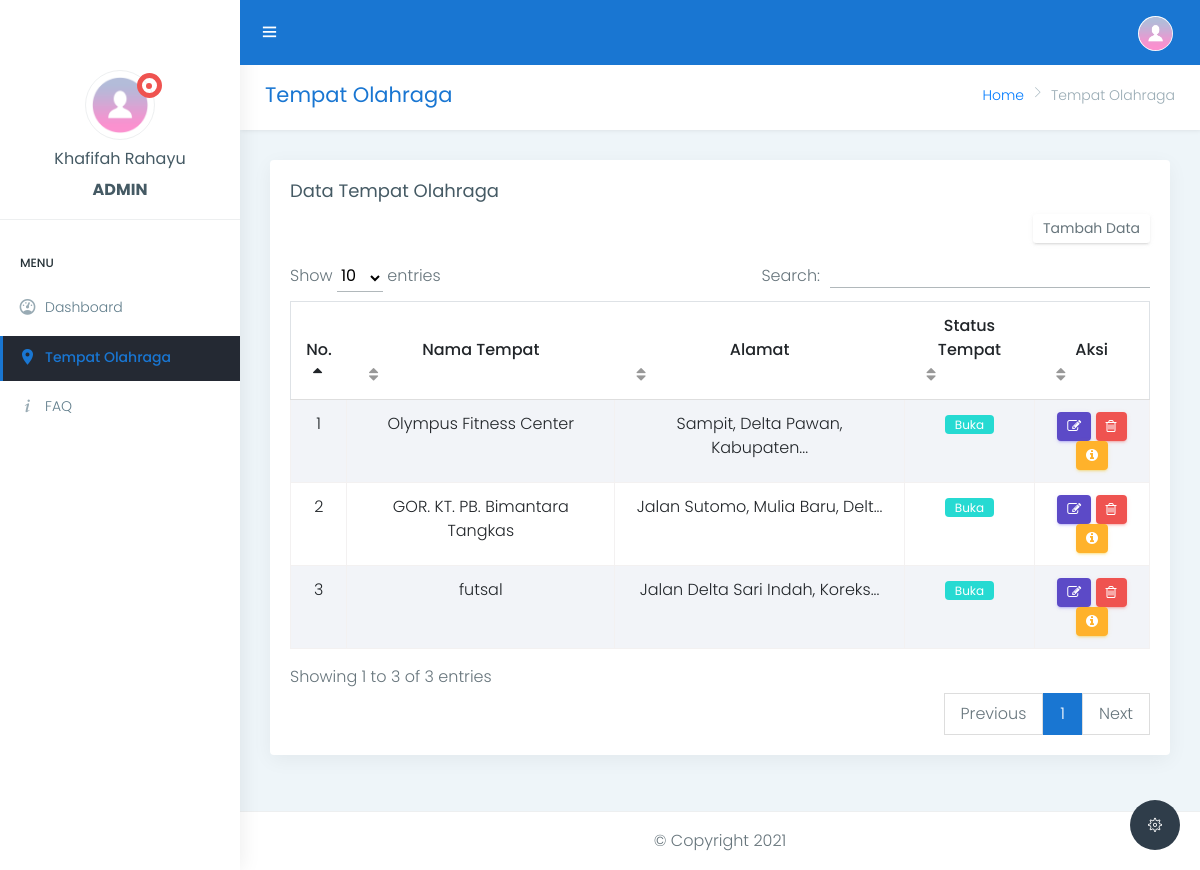
Screenshot of /pemilik_tempat/app.php?page=tempat_olahraga/index (signed in) with the database file from the repository.
### tables this page shows
CREATE TABLE `pemilik_tempat` (
  `id_pemilik` int(11) NOT NULL,
  `nama_lengkap` varchar(50) NOT NULL,
  `email` varchar(50) NOT NULL,
  `username` varchar(50) NOT NULL,
  `password` varchar(50) NOT NULL,
  `foto` varchar(500) NOT NULL,
  `status_akun` varchar(50) NOT NULL
);

CREATE TABLE `tempat_olahraga` (
  `id_tempat` int(11) NOT NULL,
  `kode_tempat` char(11) NOT NULL,
  `id_pemilik` int(11) NOT NULL,
  `nama_tempat` varchar(50) NOT NULL,
  `kategori_tempat` varchar(50) NOT NULL,
  `nomor_telepon` char(13) NOT NULL,
  `alamat_tempat` longtext NOT NULL,
  `layanan_tempat` longtext NOT NULL,
  `jadwal` longtext NOT NULL,
  `deskripsi_tempat` longtext NOT NULL,
  `latitude` varchar(13) NOT NULL,
  `longitude` varchar(13) NOT NULL,
  `status_tempat` varchar(50) NOT NULL
);

### pemilik_tempat/tempat_olahraga/index.php (the view, shortened to what this page needs)
<div class="row page-titles">
    <div class="col-md-5 align-self-center">
        <h3 class="text-themecolor">Tempat Olahraga</h3>
    </div>
    <div class="col-md-7 align-self-center">
        <ol class="breadcrumb">
            <li class="breadcrumb-item"><a href="javascript:void(0)">Home</a></li>
            <li class="breadcrumb-item active">Tempat Olahraga</li>
        </ol>
    </div>
    <div>
        <button class="right-side-toggle waves-effect waves-light btn-inverse btn btn-circle btn-sm pull-right m-l-10"><i class="ti-settings text-white"></i></button>
    </div>
</div>
<div class="container-fluid">
    <div class="card">
        <div class="card-body">
            <h4 class="card-title">Data Tempat Olahraga</h4>
            <div class="header">
                <a href="?page=tempat_olahraga/tambah" class="btn btn-sm btn-secondary pull-right">Tambah Data</a>
            </div>
            <div class="table-responsive m-t-40">
                <table id="myTable" class="table table-bordered table-striped">
                    <thead>
                        <tr>
                            <th><center>No.</center></th>
                            <th><center>Nama Tempat</center></th>
                            <th><center>Alamat</center></th>
                            <th><center>Status Tempat</center></th>
                            <th><center>Aksi</center></th>
                        </tr>
                    </thead>
                    <tbody>
                        <?php
                         $no = 1;
                         $my = mysqli_query($koneksi, "SELECT * FROM tempat_olahraga JOIN pemilik_tempat ON tempat_olahraga.id_pemilik=pemilik_tempat.id_pemilik WHERE pemilik_tempat.id_pemilik='$_SESSION[id_pemilik]'");
                         while ($data = mysqli_fetch_array($my)) {
                        $karakter = 30;
                        $cetak = substr($data['alamat_tempat'], 0, $karakter);
                          ?>
                          <tr>
                            <td><center><?php echo $no++ ?></center></td>
                            <td><center><?php echo $data['nama_tempat'] ?></center></td>
                            <td><center><?php echo $cetak ?>...</center></td>
                             <td>
                                <center>
                              <?php
                                  if ($data['status_tempat']=='Buka'){
                                   echo "
                                   <a href='#konfirmasiTutup$data[kode_tempat]' data-toggle='modal'>
                                   <span class='label label-success'>Buka</span>
                                   </a>
                                   ";
                               }else if ($data['status_tempat']=='Tutup'){
                                  echo "
                                  <a href='#konfirmasiBuka$data[kode_tempat]' data-toggle='modal'>
                                  <span class='label label-danger'>Tutup</span>
                                  </a>
                                  ";
                              }
                              ?>
                              </center>
                             </td>
                            <td>
                               <center>
                                <a href="?page=tempat_olahraga/edit&kode_tempat=<?php echo $data['kode_tempat'] ?>" class="btn btn-primary">
                                   <i class="fa fa-edit"></i>
                                </a>
                                <a href="?page=tempat_olahraga/hapus&kode_tempat=<?php echo $data['kode_tempat'] ?>" class="btn btn-danger" onclick="return confirm('Yakin ingin menghapus data ini ?!');">
                                    <i class="fa fa-trash-o"></i>
                                </a>
                                <a href="?page=tempat_olahraga/detail&kode=<?php echo $data['kode_tempat'] ?>" class="btn btn-warning" >
                                    <i class="fa fa-info-circle"></i>
                                </a>
                            </center>
                        </td>
                    </tr>
                    <?php } ?>
                    </tbody>
                </table>
            </div>
        </div>
    </div>
</div>

### pemilik_tempat/app.php (shortened to what this page needs)
<?php
if(!isset($_SESSION['id_pemilik'])){
  echo '<script language="javascript">
  alert ("Maaf, Anda belum login silahkan login terlebih dahulu.");
  window.location="index.php";
     </script>';
   }else{
    include '../koneksi.php';
    $id = $_SESSION['id_pemilik'];
    $sqlll = mysqli_query($koneksi, "SELECT * FROM pemilik_tempat WHERE id_pemilik='$id'");
    $pemilik = mysqli_fetch_array($sqlll);
    $nama = $pemilik['nama_lengkap'];
    $foto = $pemilik['foto'];
    ?>
<!DOCTYPE html>
<html lang="en">
<head>
    <link href="assets/plugins/bootstrap/css/bootstrap.min.css" rel="stylesheet">
    <link href="assets/plugins/select2/dist/css/select2.min.css" rel="stylesheet" type="text/css" />
    <link href="assets/plugins/bootstrap-select/bootstrap-select.min.css" rel="stylesheet" />
    <link href="assets/plugins/morrisjs/morris.css" rel="stylesheet">
    <link href="assets/plugins/summernote/dist/summernote.css" rel="stylesheet" />
    <link href="css/style.css" rel="stylesheet">
    <link href="../admin/css/map.css" rel="stylesheet">
    <link href="css/colors/blue.css" id="theme" rel="stylesheet">
    <link rel="stylesheet" type="text/css" href="assets/plugins/Owl/dist/assets/owl.carousel.css">
    <link rel="stylesheet" href="assets/plugins/slick/slick.css">
    <link rel="stylesheet" href="assets/plugins/slick/custom-slick.css">
    <link rel="stylesheet" type="text/css" href="../admin/assets/plugins/slick/slick-theme.css"/>
    <link rel="stylesheet" type="text/css" href="//cdn.jsdelivr.net/npm/slick-carousel@1.8.1/slick/slick.css"/>
</head>
<body class="fix-header fix-sidebar card-no-border">
    <div id="main-wrapper">
        <header class="topbar">
            <nav class="navbar top-navbar navbar-expand-md navbar-light">
                <div class="navbar-header">
                    <a class="navbar-brand" href="#" style="color: #FFF;padding: 10px 0">
                        <span style="font-weight: bold;">SIGIPTO</span>
                        </a>
                </div>
                <div class="navbar-collapse">
                    <ul class="navbar-nav mr-auto mt-md-0">
                        <li class="nav-item m-l-10"> <a class="nav-link sidebartoggler hidden-sm-down text-muted waves-effect waves-dark" href="javascript:void(0)"><i class="ti-menu"></i></a> </li>
                    </ul>
                    <ul class="navbar-nav my-lg-0">
                        <li class="nav-item dropdown">
                            <a class="nav-link dropdown-toggle text-muted waves-effect waves-dark" href="" data-toggle="dropdown" aria-haspopup="true" aria-expanded="false">
                                <?php
                                if ($foto=='') {?>
                                    <img src="../admin/pemilik_tempat/foto_pemilik/icon.png" class="profile-pic" />
                                <?php }else{?>
                                    <img src="../admin/pemilik_tempat/foto_pemilik/<?php echo $foto; ?>" class="profile-pic" />
                                <?php } ?>
                            </a>
                        </li>
                    </ul>
                </div>
            </nav>
        </header>
        <aside class="left-sidebar">
            <div class="scroll-sidebar">
                <div class="user-profile">
                    <div class="profile-img">
                        <?php
                        if ($foto=='') {?>
                            <img src="../admin/pemilik_tempat/foto_pemilik/icon.png" alt="user" style="width: 100%;height: 70px;" />
                        <?php }else{?>
                            <img src="../admin/pemilik_tempat/foto_pemilik/<?php echo $foto; ?>" alt="user" style="width: 100%;height: 70px;"/>
                        <?php } ?>
                        <div class="notify setpos"> <span class="heartbit"></span> <span class="point"></span> </div>
                    </div>
                    <div class="profile-text">
                        <h5><?php echo $nama ?></h5>
                    </div>
                    <h5><center style="font-weight: bold;">ADMIN</center></h5>
                </div>
                <nav class="sidebar-nav">
                    <ul id="sidebarnav">
                        <li class="nav-devider"></li>
                        <li class="nav-small-cap">MENU</li>
                        <li><a class="waves-effect waves-dark <?php if($_GET['page']==''){echo 'active';} ?>" href="app.php" aria-expanded="false"><i class="mdi mdi-gauge"></i><span class="hide-menu">Dashboard</span></a>
                        </li>
                        <li><a class="waves-effect waves-dark <?php if($_GET['page']=='tempat_olahraga/index' || $_GET['page']=='tempat_olahraga/tambah' || $_GET['page']=='tempat_olahraga/edit' || $_GET['page']=='tempat_olahraga/detail'){echo 'active';} ?>" href="?page=tempat_olahraga/index" aria-expanded="false"><i class="mdi mdi-map-marker"></i><span class="hide-menu">Tempat Olahraga</span></a>
                        </li>
                        <li> <a class="waves-effect waves-dark <?php if($_GET['page']=='faq/index' || $_GET['page']=='faq/tambah' || $_GET['page']=='faq/edit' || $_GET['page']=='faq/detail'){echo 'active';} ?>" href="?page=faq/index" href="#" aria-expanded="false"><i class="mdi mdi-information-variant"></i><span class="hide-menu">FAQ</span></a>
                        </li>
                    </ul>
                </nav>
            </div>
        </aside>
        <div class="page-wrapper">
            <?php
                if (isset($_GET["page"])) {
                  $page = $_GET["page"];
                  $file = "$page.php";
                  if (!file_exists($file)) {
                    include ("dashboard.php");
                  }else{
                    include ("$page.php");
                  }
                }else{
                  include ("dashboard.php");
                }
                ?>
            </div>
            <footer class="footer text-center">
                © Copyright 2021
            </footer>
        </div>
</body>
</html>
<?php } ?>

### admin/css/map.css (style rules this page uses)
.table.dataTable thead tr th { border-bottom: 1px solid #dedede !important; }
.btn { font-size: 14px; font-weight: normal; padding: 4px 10px; border: 0 !important; }
.btn-info, .btn-info:hover, .btn-info:focus, .btn-warning, .btn-warning:hover, .btn-warning:focus { color: #FFF; }

### pemilik_tempat/css/colors/blue.css (style rules this page uses)
.topbar { background: #1976d2; }
.topbar .navbar-header { background: #ffffff; }
.topbar .navbar-light .navbar-nav .nav-item > a.nav-link { color: #ffffff !important; }
.text-themecolor { color: #1976d2 !important; }
.sidebar-nav > ul > li.active > a { color: #1976d2; border-color: #1976d2; }
.sidebar-nav > ul > li.active > a i { color: #1976d2; }
.sidebar-nav ul li a.active, .sidebar-nav ul li a:hover { color: #1976d2; }
.sidebar-nav ul li a.active i, .sidebar-nav ul li a:hover i { color: #1976d2; }

### rows the page displays
pemilik_tempat: nama_lengkap "Khafifah Rahayu"
tempat_olahraga: nama_tempat "Olympus Fitness Center", alamat_tempat "Sampit, Delta Pawan, Kabupaten"
tempat_olahraga: nama_tempat "GOR. KT. PB. Bimantara Tangkas", alamat_tempat "Jalan Sutomo, Mulia Baru, Delt"
tempat_olahraga: nama_tempat "futsal", alamat_tempat "Jalan Delta Sari Indah, Koreks"
